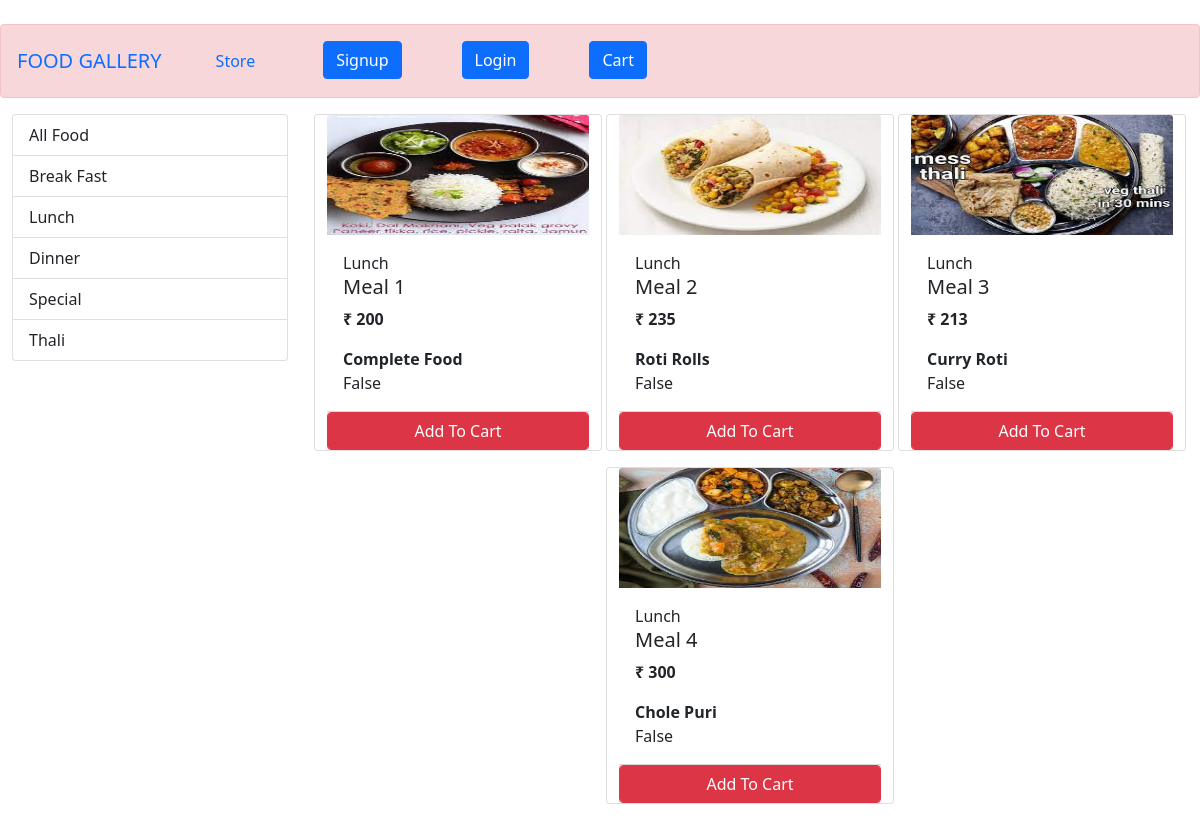
The app's page /store?category=2 with its own data.
### store/models/category.py (models this page shows, shortened)
class Category(models.Model):
    name=models.CharField(max_length=20)
    @staticmethod
    def get_all_categories():
        return Category.objects.all()

### store/models/Product.py (models this page shows, shortened)
class Product(models.Model):
    name = models.CharField(max_length=50)
    price = models.IntegerField(default=0)
    category = models.ForeignKey(Category,
    on_delete=models.CASCADE, default=1)
    description = models.CharField(max_length=200, default='')
    image = models.ImageField(upload_to='uploads/products/')
    @staticmethod
    def get_all_products_by_categoryid(category_id):
        if category_id:
            return Product.objects.filter(category=category_id)
        else:
            return Product.objects.all()

### store/views/home.py (the view)
# urls.py: path('',include('store.urls')),
def store(request):
        cart = request.session.get('cart')
        if not cart:
            request.session['cart'] = {}
        products = None
        categories = Category.get_all_categories()
        categoryID = request.GET.get('category')
        if categoryID:
            products = Product.get_all_products_by_categoryid(categoryID)
        else:
            products = Product.get_all_products();
        data = {}
        data['products'] = products
        data['categories'] = categories
        print('you are : ', request.session.get('email'))
        return render(request, 'index.html', data)

### store/templatetags/cart.py (called while the page is built)
@register.filter(name='is_in_cart')
def is_in_cart(product,cart):
    keys=cart.keys()
    for id in keys:
        if int(id)==product.id:
            return True
    return False

### store/templatetags/custom_filter.py (called while the page is built)
@register.filter(name='currency')
def currency(number):
    return "₹ "+str(number)

### store/templates/index.html (shortened to what this page needs)
{% extends 'base.html' %}
{% block content %}
{% load cart %}
{% load custom_filter %}
<div class="container-fluid mt-3">
    <div class="row">
<div class="col-lg-3 mx-auto">
<div class="list-group">
    <a href="/" class="list-group-item list-group-item-action" aria-current="true">
 All Food
  </a>
     {% for category in categories %}
  	<a href="/?category={{category.id}}" class="list-group-item list-group-item-action" aria-current="true">
 {{category.name}}
  </a>
 {% endfor %}
</div>
</div>
      <div id="product" class="col-lg-9">
  <div class="row mx-auto">
   {% for product in products %}
  <div class="card mx-auto mb-3" style="width: 18rem;">
  <img src="{{product.image.url}}" class="card-img-top" width="120" height="120" alt="...">
  <div class="card-body">
      {{product.category.name}}
    <h5 class="card-title">{{product.name}}</h5>
    <p class="card-text"><b>{{product.price|currency}}</b></p>
	  <p class="card-text"><b>{{product.description}}</b></p>
      {{product | is_in_cart:request.session.cart}}
  </div>
<div class="card-footer p-0 no-gutters">
						{% if product|is_in_cart:request.session.cart %}
						<div class="row ">
							<form action="/#{{product.id}}" class="col-2 " method="post">
								{% csrf_token %}
								<input hidden type="text" name='product' value='{{product.id}}'>
								<input hidden type="text" name='remove' value='True'>
								<input type="submit" value=" - " class="btn btn-block btn-light border-danger">
							</form>
							<div class="text-center col">{{product|cart_quantity:request.session.cart}} in Cart</div>
							<form action="/#{{product.id}}" class="col-2 " method="post">
								{% csrf_token %}
								<input hidden type="text" name='product' value='{{product.id}}'>
								<input type="submit" value=" + " class="btn btn-block btn-danger border-left">
							</form>
						</div>
						{% else %}
						<form action="/#{{product.id}}" method="POST" class="btn-block">
							<input type="submit" class="float-right btn btn-danger  form-control"
								value="Add To Cart">
						</form>
						{% endif %}
					</div>
				</div>
				{% endfor %}
			</div>
		</div>
	</div>
</div>
{% endblock %}

### records on screen
Category: name "Break Fast"
Category: name "Lunch"
Category: name "Dinner"
Category: name "Special"
Category: name "Thali"
Product: image (picture), category.name "Lunch", name "Meal 1", price "₹ 200", description "Complete Food", session "False"
Product: image (picture), category.name "Lunch", name "Meal 2", price "₹ 235", description "Roti Rolls", session "False"
Product: image (picture), category.name "Lunch", name "Meal 3", price "₹ 213", description "Curry Roti", session "False"
Product: image (picture), category.name "Lunch", name "Meal 4", price "₹ 300", description "Chole Puri", session "False"
